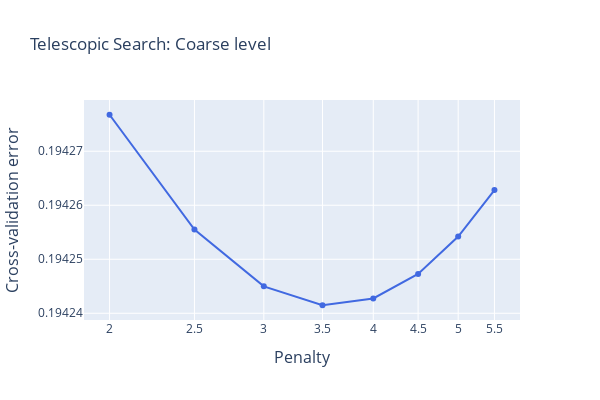

Notebook code cell kept with this figure:
### Code cell
fig = go.Figure()

fig.add_trace(
    go.Scatter(
        x = alphas2,
        y = cv_ridge2,
        line = dict(color='royalBlue', width=2)
        ),
)

fig.update_layout(
    xaxis=go.layout.XAxis(
        title=go.layout.xaxis.Title(
            text='Penalty',
            font=dict(
                size=16
            )
        )
    ),
    
    yaxis=go.layout.YAxis(
        title=go.layout.yaxis.Title(
            text='Cross-validation error',
            font=dict(
                size=16
            )
        )
    ),
)

fig.update_layout(height=400,
                 width=600,
                 title='Telescopic Search: Coarse level',
                     xaxis_type='log',
                     showlegend=False)
fig.show()

### Figure 1 — Plotly figure (JSON) as saved in the notebook; plotly's stock layout.template omitted (floating-point values rounded to 4 significant figures)
{"data": [{"line": {"color": "royalBlue", "width": 2}, "type": "scatter", "x": [2, 2.5, 3, 3.5, 4, 4.5, 5, 5.5], "y": [0.1943, 0.1943, 0.1942, 0.1942, 0.1942, 0.1942, 0.1943, 0.1943]}], "layout": {"height": 400, "showlegend": false, "title": {"text": "Telescopic Search: Coarse level"}, "width": 600, "xaxis": {"title": {"font": {"size": 16}, "text": "Penalty"}, "type": "log"}, "yaxis": {"title": {"font": {"size": 16}, "text": "Cross-validation error"}}}}
